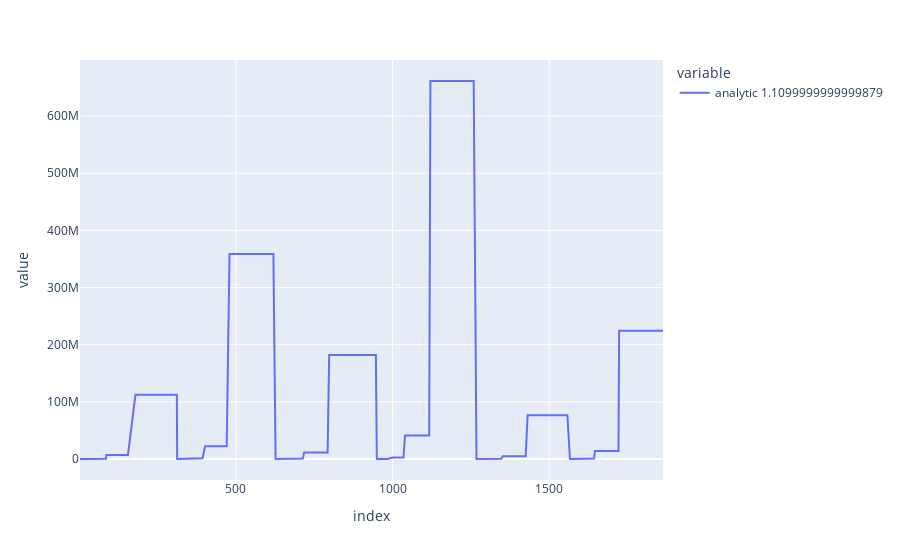

Notebook code for this chart:
### Code cell
x_test.iloc[:,-1:].sort_index().plot()

### Figure 1 — Plotly figure (JSON) as saved in the notebook; plotly's stock layout.template omitted (floating-point values rounded to 4 significant figures; data arrays with more than 128 entries replaced by an {"elided": "..."} marker saying what was removed)
{"data": [{"hovertemplate": "variable=analytic 1.1099999999999879<br>index=%{x}<br>value=%{y}<extra></extra>", "legendgroup": "analytic 1.1099999999999879", "line": {"color": "#636efa", "dash": "solid"}, "mode": "lines", "name": "analytic 1.1099999999999879", "orientation": "v", "showlegend": true, "type": "scatter", "x": {"elided": "467 int values"}, "xaxis": "x", "y": {"elided": "467 float values"}, "yaxis": "y"}], "layout": {"legend": {"title": {"text": "variable"}, "tracegroupgap": 0}, "margin": {"t": 60}, "xaxis": {"anchor": "y", "domain": [0, 1], "title": {"text": "index"}}, "yaxis": {"anchor": "x", "domain": [0, 1], "title": {"text": "value"}}}}
